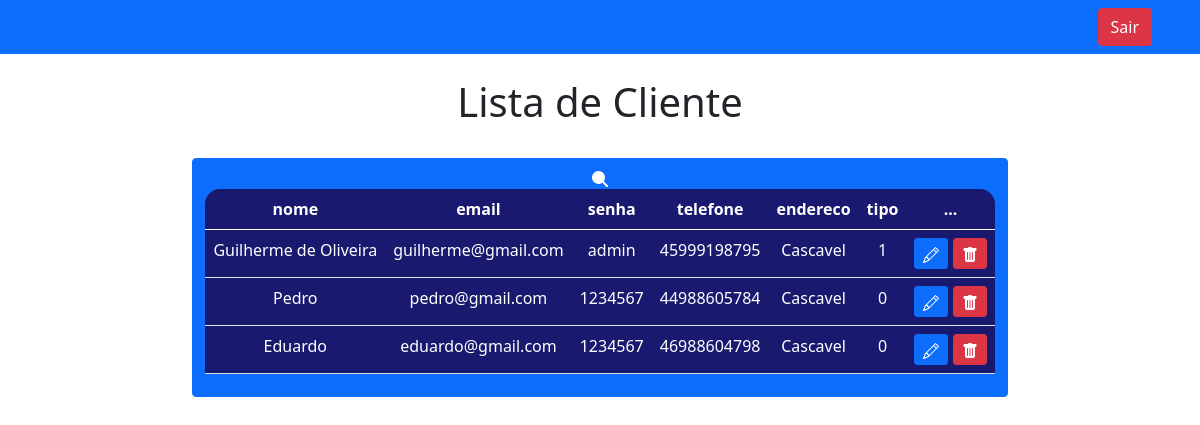
The app's page /cliente.php with its own data.
### tables this page shows
CREATE TABLE `cadastro` (
  `idcadastro` int NOT NULL,
  `nome` varchar(80) DEFAULT NULL,
  `email` varchar(80) DEFAULT NULL,
  `senha` varchar(30) DEFAULT NULL,
  `telefone` varchar(15) DEFAULT NULL,
  `endereco` varchar(50) DEFAULT NULL,
  `tipo` int DEFAULT '0'
);

### html/cliente.php (the view, shortened to what this page needs)
<?php
include_once('conexao.php');
$searchTerm = isset($_GET['search']) ? $_GET['search'] : '';
$sql = "SELECT nome, email, senha, telefone, endereco, tipo
        FROM cadastro
        WHERE nome LIKE '%$searchTerm%'
        OR email LIKE '%$searchTerm%'";
$result = $conn->query($sql);
?>
<!DOCTYPE html>
<html lang="pt-br">
<head>
    <link href="https://cdn.jsdelivr.net/npm/bootstrap@5.0.2/dist/css/bootstrap.min.css" rel="stylesheet">
</head>
<body>
<nav class="navbar navbar-expand-lg navbar-dark bg-primary">
    <div class="d-flex">
        <a href="sair.php" class="btn btn-danger me-5">Sair</a>
    </div>
</nav>
<br>
<?php
echo "<h1>Lista de Cliente</h1>";
?>
<br>
<div class="box-search">
    <button onclick="searchData()" class="btn btn-primary">
        <svg xmlns="http://www.w3.org/2000/svg" width="16" height="16" fill="currentColor" class="bi bi-search" viewBox="0 0 16 16">
            <path d="M11.742 10.344a6.5 6.5 0 1 0-1.397 1.398h-.001c.03.04.062.078.098.115l3.85 3.85a1 1 0 0 0 1.415-1.414l-3.85-3.85a1.007 1.007 0 0 0-.115-.1zM12 6
            </svg>
        </button>
    </div>
    <div class="m-5">
        <table class="table text-white table-bg">
            <thead>
                <tr>
                    <th scope="col">nome</th>
                    <th scope="col">email</th>
                    <th scope="col">senha</th>
                    <th scope="col">telefone</th>
                    <th scope="col">endereco</th>
                    <th scope="col">tipo</th>
                    <th scope="col">...</th>
                </tr>
            </thead>
            <tbody>
                <?php
                    while($user_data = mysqli_fetch_assoc($result)) {
                        echo "<tr>";
                        echo "<td>".$user_data['nome']."</td>";
                        echo "<td>".$user_data['email']."</td>";
                        echo "<td>".$user_data['senha']."</td>";
                        echo "<td>".$user_data['telefone']."</td>";
                        echo "<td>".$user_data['endereco']."</td>";
                        echo "<td>".$user_data['tipo']."</td>";
                        echo "<td>
                        <a class='btn btn-sm btn-primary' href='edit.php?email=$user_data[email]' title='Editar'>
                            <svg xmlns='http://www.w3.org/2000/svg' width='16' height='16' fill='currentColor' class='bi bi-pencil' viewBox='0 0 16 16'>
                                <path d='M12.146.146a.5.5 0 0 1 .708 0l3 3a.5.5 0 0 1 0 .708l-10 10a.5.5 0 0 1-.168.11l-5 2a.5.5 0 0 1-.65-.65l2-5a.5.5 0 0 1 .11-.168l10-10zM11.207 2.5 13.5 4.793 14.793 3.5 12.5 1.207 11.207 2.5zm1.586 3L10.5 3.207 4 9.707V10h.5a.5.5 0 0 1 .5.5v.5h.5a.5.5 0 0 1 .5.5v.5h.293l6.5-6.5zm-9.761 5.175-.106.106-1.528 3.821 3.821-1.528.106-.106A.5.5 0 0 1 5 12.5V12h-.5a.5.5 0 0 1-.5-.5V11h-.5a.5.5 0 0 1-.468-.325z'/>
                            </svg>
                            </a>
                            <a class='btn btn-sm btn-danger' href='delete.php?email=$user_data[email]' title='Deletar'>
                                <svg xmlns='http://www.w3.org/2000/svg' width='16' height='16' fill='currentColor' class='bi bi-trash-fill' viewBox='0 0 16 16'>
                                    <path d='M2.5 1a1 1 0 0 0-1 1v1a1 1 0 0 0 1 1H3v9a2 2 0 0 0 2 2h6a2 2 0 0 0 2-2V4h.5a1 1 0 0 0 1-1V2a1 1 0 0 0-1-1H10a1 1 0 0 0-1-1H7a1 1 0 0 0-1 1H2.5zm3 4a.5.5 0 0 1 .5.5v7a.5.5 0 0 1-1 0v-7a.5.5 0 0 1 .5-.5zM8 5a.5.5 0 0 1 .5.5v7a.5.5 0 0 1-1 0v-7A.5.5 0 0 1 8 5zm3 .5v7a.5.5 0 0 1-1 0v-7a.5.5 0 0 1 1 0z'/>
                                </svg>
                            </a>
                            </td>";
                        echo "</tr>";
                    }
                    ?>
            </tbody>
        </table>
    </div>
</body>
</html>

### html/cliente.php (style rules this page uses)
body { background: url(peixe.jpeg); background-repeat: no-repeat; background-size: cover; color: black 0.6; text-align: center; }
.table-bg { background-color: #191970; border-radius: 15px 15px 0 0; }
.box-search { display: flex; justify-content: center; gap: 0.1%; }

### records on screen
cadastro: nome "Guilherme de Oliveira", email "guilherme@gmail.com", senha "admin", telefone "45999198795", endereco "Cascavel", tipo "1"
cadastro: nome "Pedro", email "pedro@gmail.com", senha "1234567", telefone "44988605784", endereco "Cascavel", tipo "0"
cadastro: nome "Eduardo", email "eduardo@gmail.com", senha "1234567", telefone "46988604798", endereco "Cascavel", tipo "0"
